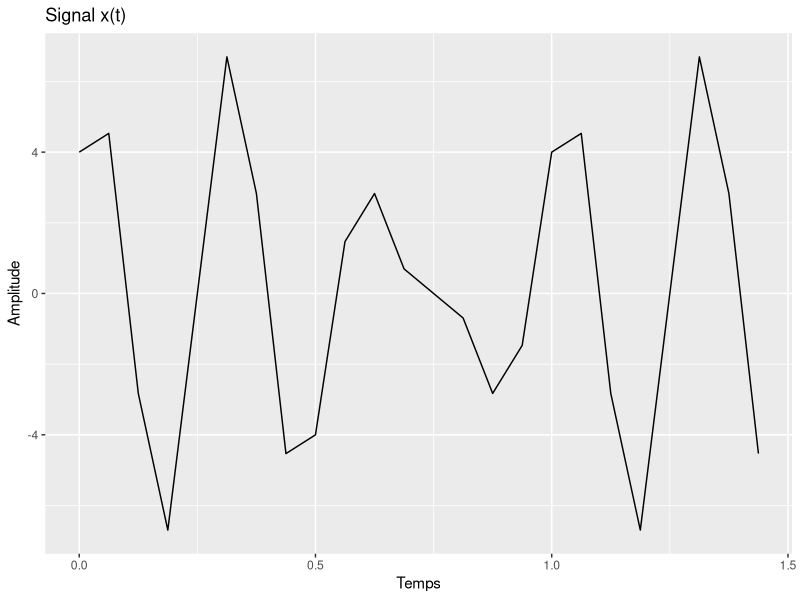
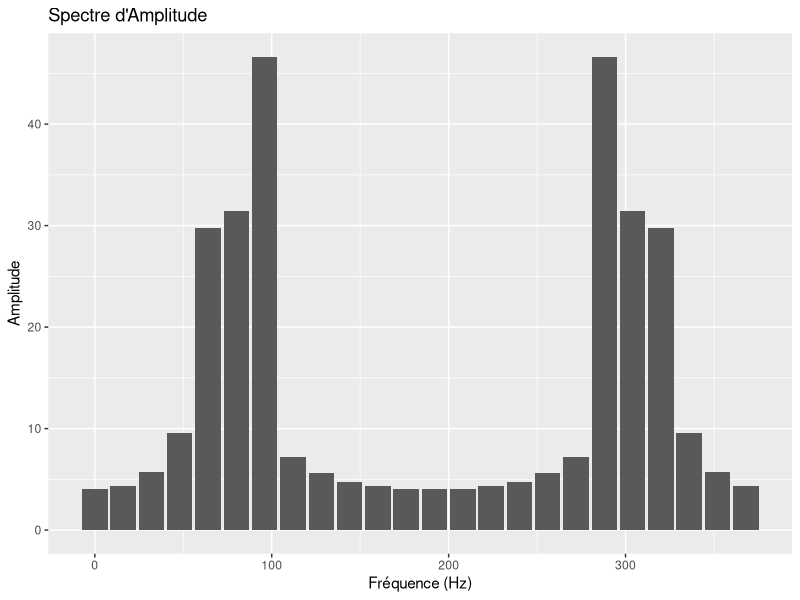

Recreate these plots in R, in order.
### Question 1 ###

# Définir les paramètres
N <- 24
Te <- 1/16  # Période d'échantillonnage (fe = 16 Hz)
t <- seq(0, (N-1)*Te, by=Te)  # Créer un vecteur de temps

print(t)

# Définir la fonction x(t)
x <- function(t) {
  return(3 * sin(8 * pi * t) + 4 * cos(6 * pi * t))
}

# Échantillonner le signal x(t) pour obtenir xn
xn <- x(t)

# Calculer la TFD
Xk <- fft(xn)

print(Xk)

### Question 2 ###

library(ggplot2)

# Créer un data frame pour le signal xn
df_signal <- data.frame(t, xn)

# Tracer le signal dans le domaine temporel
(
  ggplot(df_signal, aes(x=t, y=xn))
  + geom_line()
  + labs(x="Temps", y="Amplitude")
  + ggtitle("Signal x(t)")
)

# Calculer le spectre d'amplitude
amplitude_spectrum <- abs(Xk)

# Créer un data frame pour le spectre d'amplitude
df_spectrum <- data.frame(
  frequency = seq(0, (N-1)*(1/Te), by=1/Te),
  amplitude_spectrum
)

# Tracer le spectre d'amplitude dans le domaine fréquentiel
(
  ggplot(df_spectrum, aes(x=frequency, y=amplitude_spectrum))
  + geom_bar(stat="identity")
  + labs(x="Fréquence (Hz)", y="Amplitude")
  + ggtitle("Spectre d'Amplitude")
)
